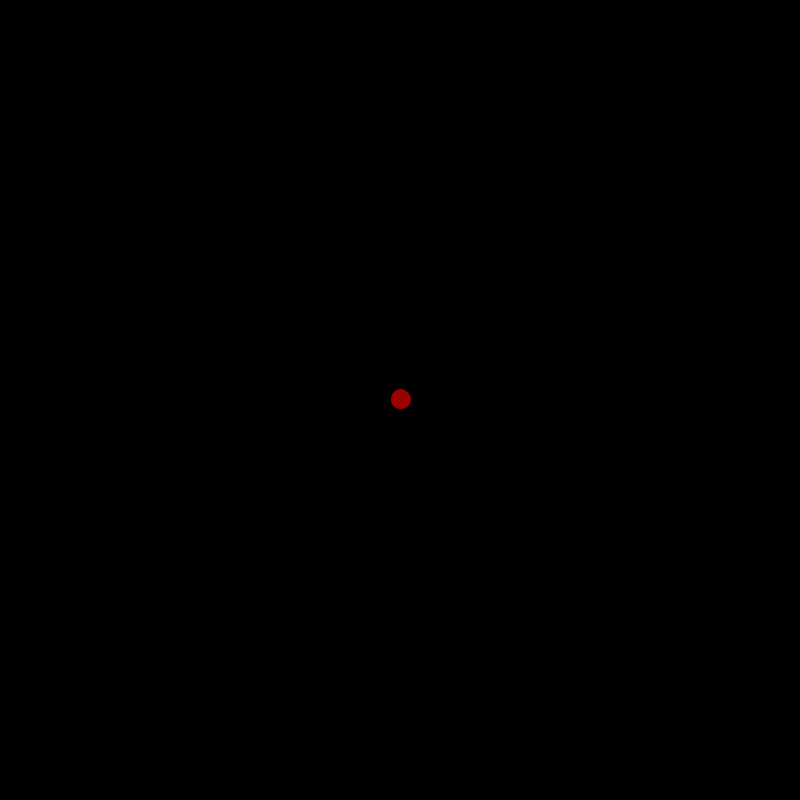
Frame 1 (no input)
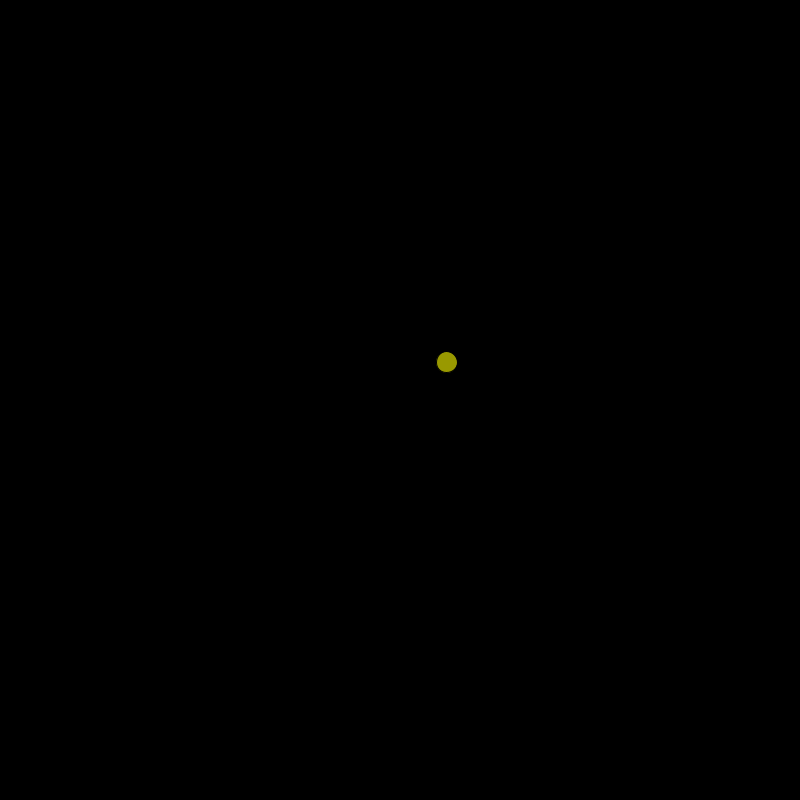
Frame 60 (the mouse pressed at the canvas centre just before this capture)
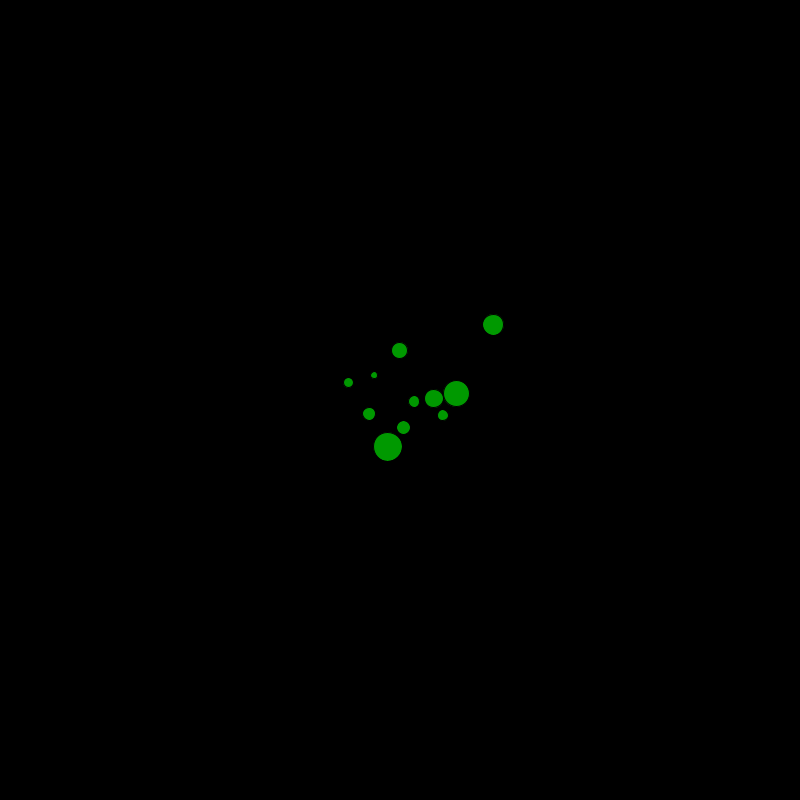
Frame 120 (the mouse held since frame 60 and released just before this capture)

The Processing sketch that drew these frames (run headless with seeded random() and noise(); from frame 60 on, the mouse is pressed at the canvas centre):

// Processing sketch: Bouncing_Ball_with_ArrayList
// ── Bouncing_Ball_with_ArrayList.pde
ArrayList <Ball> b= new ArrayList <Ball>();
int hue = 0;
void setup () {
  size (800, 800);
  b. add ( new Ball (width/2, height/2, random(5, 30)));
  colorMode (HSB,360,100,100,100);
}
void draw () {
background (0);
hue++;
fill (hue%360, 100,100,60);
  for (int i = 0; i< b.size (); i++) {
    Ball balls = b . get (i);
    balls. move();
    balls. bounce ();
    balls. display ();
    for (int j = 0; j < b. size(); j++) {
      if (i!=j) {
      Ball b2 = b.get (j);
      balls.collison(b2);
      }
    }
  }
}

void mousePressed () {
  for (int i = 0; i <10; i++){
   b. add ( new Ball (mouseX, mouseY, random(5, 30)));
  }
if (b.size() > 50) {
  b.remove(0);
}
}

// ── Ball.pde
class Ball {
  float sz;
  PVector loc, vel; 
  //imntialized properties
  Ball (float tempszx,float tempszy, float tempsz) {
    sz = tempsz;
    loc = new PVector (tempszx,tempszy);
    vel = PVector. random2D ();
  }

  void display() {
    ellipse (loc.x, loc.y, sz, sz);
 }

  void move() {
    loc. add (vel);
  }

  void bounce () {
    if (loc.x + sz/2 > width || loc.x-sz/2 <0) {
      vel.x *= -1;
    }
    if (loc.y + sz/2 > height || loc.y -sz/2 <0) {
      vel. y *= -1;
    }
  }
  void collison (Ball someOtherBall ) {
    if (loc. dist (someOtherBall. loc) < sz/2 + someOtherBall. sz/2)
      vel = PVector. sub (loc, someOtherBall.loc);
    vel. normalize ();
  }
}
